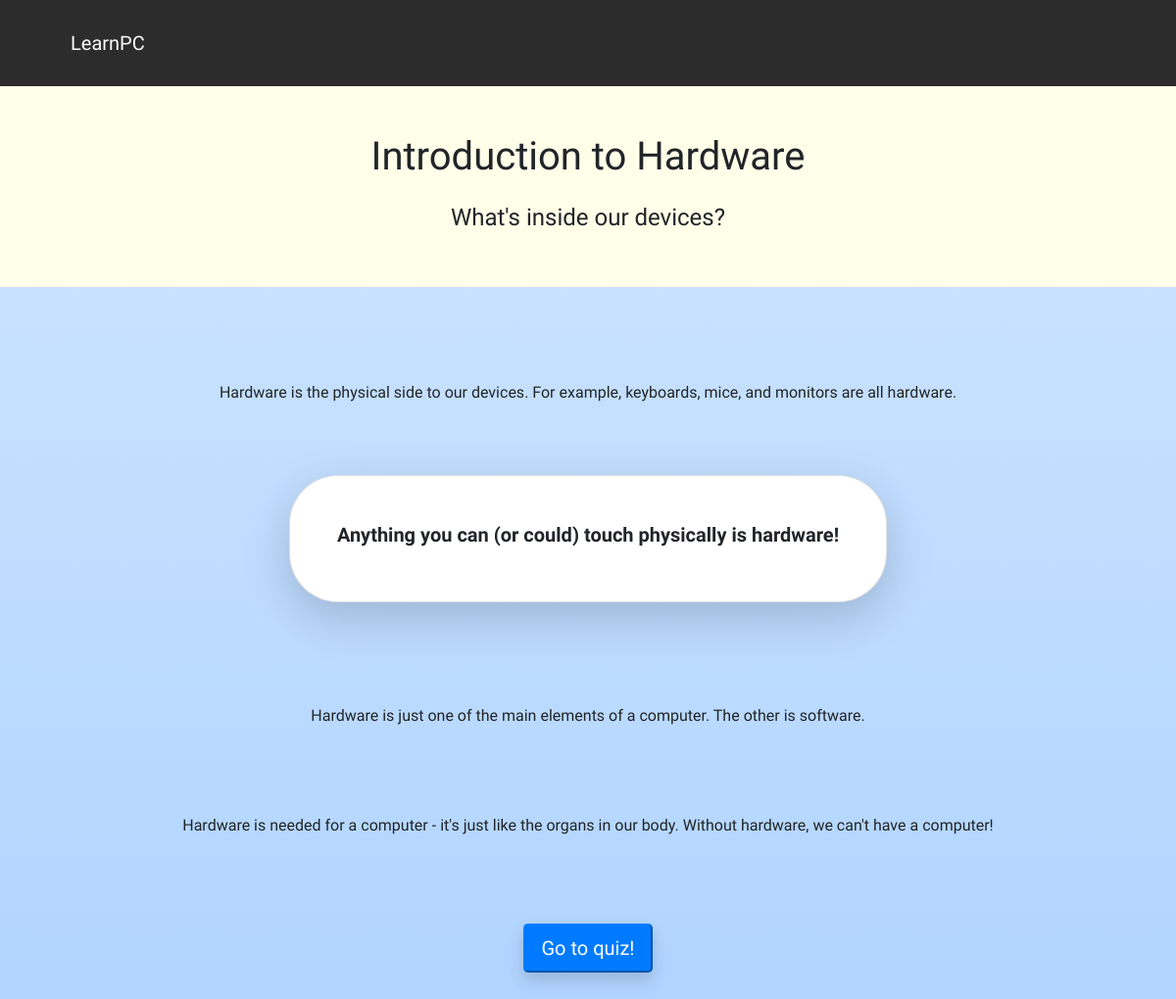
The app's page /hardware_intro with its own data.
### tables this page shows
CREATE TABLE "information" (
	"id"	INTEGER NOT NULL PRIMARY KEY AUTOINCREMENT UNIQUE,
	"topic"	TEXT NOT NULL,
	"title"	TEXT NOT NULL,
	"subtitle"	TEXT NOT NULL,
	"intro"	TEXT NOT NULL,
	"summary"	TEXT NOT NULL,
	"point1"	TEXT NOT NULL,
	"point2"	TEXT NOT NULL
);

### application.py (the view)
@app.route('/hardware_intro', methods=["GET", "POST"])
def hardwareIntro():
    updateViews()
    if request.method == "GET":
        data = getInformation("Hardware Intro")
        return render_template("information.html", topic=data[0], title=data[1], subtitle=data[2],
        intro=data[3], summary=data[4], point1=data[5], point2=data[6])

### application.py (called while the page is built)
@app.after_request
def after_request(response):
    response.headers["Cache-Control"] = "no-cache, no-store, must-revalidate"
    response.headers["Expires"] = 0
    response.headers["Pragma"] = "no-cache"
    return response

def updateViews():
    views = db.execute("SELECT * FROM views")
    views = views[0]['Views']
    views += 1
    print(views)
    db.execute("UPDATE views set Views=:views", views=views)

def getInformation(topic):
    data = db.execute("SELECT * FROM information WHERE topic=:topic", topic=topic)
    information = []
    information.append(data[0]['topic'])
    information.append(data[0]['title'])
    information.append(data[0]['subtitle'])
    information.append(data[0]['intro'])
    information.append(data[0]['summary'])
    information.append(data[0]['point1'])
    information.append(data[0]['point2'])
    return information

### templates/information.html (shortened to what this page needs)
{% extends "layout.html" %}
{% block main %}
<div class="container-fluid mainBack">
    <div class="container-fluid topicHeader">
        <div class="container-fluid d-flex justify-content-center pt-5 pb-2">
            <h1>{{ title }}</h1>
        </div>
        <div class="container-fluid d-flex justify-content-center pt-2 pb-5">
            <h4>{{ subtitle }}</h4>
        </div>
    </div>
    <div class="container-fluid d-flex justify-content-center pt-5 mt-5 pb-5">
        <p>{{ intro }}</p>
    </div>
    <div class="container-fluid d-flex justify-content-center pt-2 pb-5">
        <div class="card p-5 shadow-lg">
            <div class="container-fluid d-flex justify-content-center">
                <h5><strong>{{ summary }}</strong></h5>
            </div>
        </div>
    </div>
    <div class="container-fluid d-flex justify-content-center pt-2 mt-5 pb-5">
        <p>{{ point1 }}</p>
    </div>
    <div class="container-fluid d-flex justify-content-center pt-2 mt-3 pb-5">
        <p>{{ point2 }}</p>
    </div>
    <div class="container-fluid d-flex justify-content-center mt-4 pb-5">
        <a href="#"><button class="btn-lg shadow btn-primary">Go to quiz!</button></a>
    </div>
{% endblock %}

### templates/layout.html (shortened to what this page needs)
<!DOCTYPE html>
<html>
    <head>
        <link href="https://stackpath.bootstrapcdn.com/bootstrap/4.3.1/css/bootstrap.min.css" rel="stylesheet">
        <link rel="stylesheet" type="text/css" href="../static/css/general.css">
    </head>
    <body>
        <nav class="navbar navbar-expand-lg pt-4 pb-4">
            <div class="container-fluid">
                <ul class="navbar-nav nav-left ml-5 pl-2">
                    <a href="/" class="navLink"><li class="navbar-brand nav-item">LearnPC</li></a>
                </ul>
            </div>
        </nav>
        <main>
            {% block main %}{% endblock %}
        </main>
    </body>
</html>

### static/css/general.css (style rules this page uses)
html { background-image: linear-gradient(#cfe5ff, #b0d4ff) }
body { font-family: 'Spartan', sans-serif; background-color: #fcfcfc; }
nav { background-color: #2c2c2c; color: aliceblue; }
.container-fluid { margin-right: 0px; margin-left: 0px; padding-left: 0px; padding-right: 0px; }
.mainBack { background-image: linear-gradient(#cfe5ff, #b0d4ff) }
.navLink { color:#fcfcfc; }
.topicHeader { background-color:#fffee8; }
.card { border-radius: 50px }

### records on screen
information: title "Introduction to Hardware", subtitle "What's inside our devices?", intro "Hardware is the physical side to our devices. For example, keyboards, mice, and monitors are all hardware.", summary "Anything you can (or could) touch physically is hardware!", point1 "Hardware is just one of the main elements of a computer. The other is software.", point2 "Hardware is needed for a computer - it's just like the organs in our body. Without hardware, we can't have a computer!"
